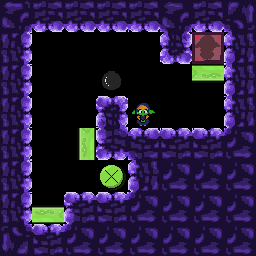

Below is a game level as drawn by its tile map, then a one-line description and the .tmx file that defines it, in full:
An orthogonal 8x8 tile map with 32x32 px tiles, 2 tile layers (Tile Layer 1, Tile Layer 2), 1 hidden layer not drawn.

<map version="1.9" tiledversion="1.9.0" orientation="orthogonal" renderorder="right-down" width="8" height="8" tilewidth="32" tileheight="32" infinite="0" nextlayerid="4" nextobjectid="1">
 <tileset firstgid="1" source="../../tileset/Tileset_Oficial_V2.tsx" />
 <layer id="1" name="Tile Layer 1" width="8" height="8">
  <data encoding="csv">
53,55,55,55,372,371,55,57,
396,0,0,0,0,260,0,144,
396,0,0,0,0,0,0,86,
338,0,0,375,0,0,0,86,
140,0,0,602,278,170,405,173,
396,0,0,0,115,312,312,312,
82,0,549,403,173,312,312,312,
463,403,462,312,312,312,312,312
</data>
 </layer>
 <layer id="3" name="dec" width="8" height="8" visible="0">
  <data encoding="csv">
0,0,0,0,0,0,0,0,
0,0,0,0,0,0,0,0,
0,0,0,0,0,444,0,0,
0,0,589,0,0,0,0,0,
0,0,0,0,0,0,0,0,
0,0,0,0,0,0,0,0,
0,0,0,0,0,0,0,0,
0,0,0,0,0,0,0,0
</data>
 </layer>
 <layer id="2" name="Tile Layer 2" width="8" height="8">
  <data encoding="csv">
0,0,0,0,0,0,0,0,
0,0,0,0,0,0,582,0,
0,0,0,149,0,0,472,0,
0,0,0,0,31,0,0,0,
0,0,559,0,0,0,0,0,
0,0,0,263,0,0,0,0,
0,564,0,0,0,0,0,0,
0,0,0,0,0,0,0,0
</data>
 </layer>
</map>